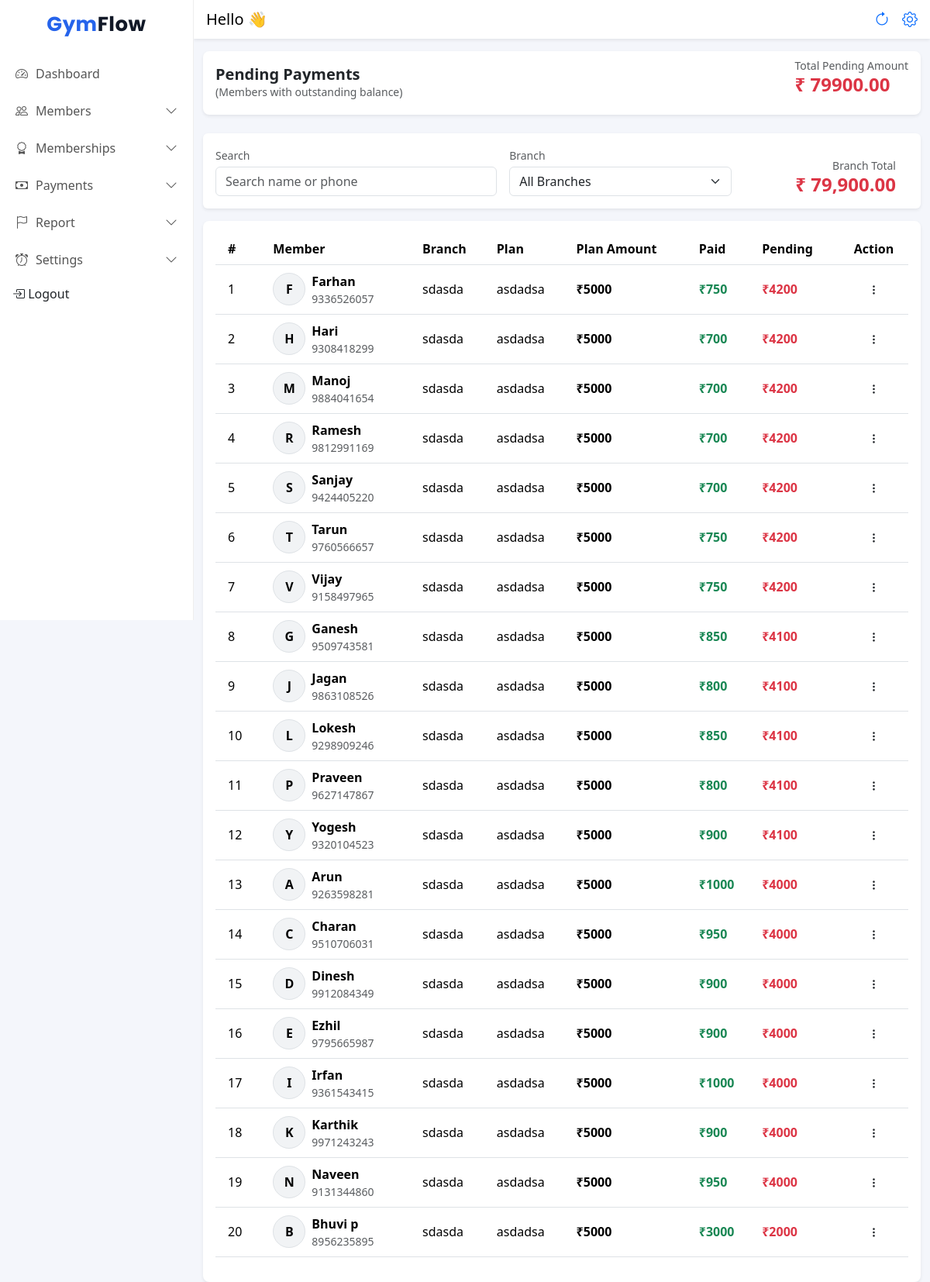
Screenshot of /pending-payments/ (signed in) with the database file from the repository.
### frontend/models.py (models this page shows, shortened)
class Member(models.Model):
    STATUS_CHOICES = (
        ('active', 'Active'),
        ('expiring', 'Expiring Soon'),
        ('expired', 'Expired'),
    )
    is_deleted = models.BooleanField(default=False)
    DOB=models.DateField(null=True,blank=True)
    gym = models.ForeignKey(Gym, on_delete=models.CASCADE, related_name="members")
    branch = models.ForeignKey(Branch, on_delete=models.CASCADE, related_name="members")
    name = models.CharField(max_length=100)
    phone = models.CharField(max_length=15)
    join_date = models.DateField(default=date.today)
    photo = models.ImageField(upload_to="members/", blank=True, null=True)
    plan = models.ForeignKey(MembershipPlan, on_delete=models.SET_NULL, null=True, blank=True)
    start_date = models.DateField(null=True)
    expiry_date = models.DateField()
    security_deposit = models.DecimalField(max_digits=10, decimal_places=2, default=0)
    status = models.CharField(max_length=10, choices=STATUS_CHOICES, default='active')
    created_at = models.DateTimeField(auto_now_add=True)

class Branch(models.Model):
    gym = models.ForeignKey(Gym, on_delete=models.CASCADE, related_name="branches")
    name = models.CharField(max_length=100)
    address = models.TextField(blank=True)
    phone = models.CharField(max_length=15, blank=True)
    created_at = models.DateTimeField(auto_now_add=True)
    class Meta:
        unique_together = ('gym', 'name')  # same gym can't have 2 branches with same name

class MembershipPlan(models.Model):
    branch = models.ForeignKey(Branch, on_delete=models.CASCADE, related_name="plans")
    name = models.CharField(max_length=50)  # Monthly / Quarterly
    duration_days = models.PositiveIntegerField()
    start_date = models.DateField(null=True)
    end_date = models.DateField(null=True)
    price = models.DecimalField(max_digits=8, decimal_places=2)
    is_active = models.BooleanField(default=True)
    created_at = models.DateTimeField(auto_now_add=True)
    class Meta:
        unique_together = ('branch', 'name')  # same branch can't have same plan name twice

### frontend/views.py (the view)
# urls.py: path("pending-payments/", pending_payments_page, name="pending_payments"),
@login_required
@owner_or_trainer
def pending_payments_page(request):
    gym = request.user.gym
    q = (request.GET.get("q") or "").strip()
    branch_id = (request.GET.get("branch") or "").strip()
    money = DecimalField(max_digits=10, decimal_places=2)
    zero = Value(Decimal("0.00"))
    members_qs = (
        Member.objects
        .filter(gym=gym, plan__isnull=False)
        .select_related("plan", "branch")
    )
    if q:
        members_qs = members_qs.filter(Q(name__icontains=q) | Q(phone__icontains=q))
    if branch_id:
        members_qs = members_qs.filter(branch_id=branch_id)
    paid_subq = (
        Payment.objects
        .filter(
            gym=gym,
            member_id=OuterRef("pk"),
            coverage_start=OuterRef("start_date"),
            coverage_end=OuterRef("expiry_date"),
        )
        .values("member_id")
        .annotate(s=Coalesce(Sum("amount"), zero, output_field=money))
        .values("s")[:1]
    )
    discount_subq = (
        Payment.objects
        .filter(
            gym=gym,
            member_id=OuterRef("pk"),
            coverage_start=OuterRef("start_date"),
            coverage_end=OuterRef("expiry_date"),
        )
        .values("member_id")
        .annotate(d=Coalesce(Max("discount_amount"), zero, output_field=money))
        .values("d")[:1]
    )
    members_qs = (
        members_qs
        .annotate(
            plan_price=Coalesce(F("plan__price"), zero, output_field=money),
            paid_total=Coalesce(Subquery(paid_subq, output_field=money), zero, output_field=money),
            discount_amount=Coalesce(Subquery(discount_subq, output_field=money), zero, output_field=money),
        )
        .annotate(
            final_amount=Greatest(
                ExpressionWrapper(F("plan_price") - F("discount_amount"), output_field=money),
                zero,
                output_field=money,
            ),
            balance=Greatest(
                ExpressionWrapper(F("final_amount") - F("paid_total"), output_field=money),
                zero,
                output_field=money,
            ),
        )
        .filter(balance__gt=0)
        .order_by("-balance", "name")
    )
    pending_list = []
    for m in members_qs:
        pending_list.append({
            "member_id": m.id,
            "name": m.name,
            "phone": m.phone,
            "branch": m.branch.name if m.branch else "",
            "plan": m.plan.name if m.plan else "",
            "plan_price": m.plan_price,
            "paid": m.paid_total,
            "discount_amount": m.discount_amount,
            "final_amount": m.final_amount,
            "balance": m.balance,
            "photo": m.photo.url if m.photo else "",
        })
    branches = Branch.objects.filter(gym=gym).order_by("name")
    total_pending = sum((x["balance"] for x in pending_list), Decimal("0.00"))
    pending_members_count = len(pending_list)
    return render(request, "pending_payments.html", {
        "pending_list": pending_list,
        "branches": branches,
        "q": q,
        "branch_id": branch_id,
        "total_pending": total_pending,
        "pending_members_count": pending_members_count,
    })

### frontend/templates/pending_payments.html (shortened to what this page needs)
{% extends 'base.html' %}
{% load static %}
{% block content %}
<link rel="stylesheet" href="{% static 'css/modal_card.css' %}">
<div class="container-fluid">
  <div class="row mb-4 mt-3 ">
    <div class="col-12">
      <div class="d-flex justify-content-between align-items-center shadow-sm bg-white py-2 px-3 rounded-3">
        <div>
          <h5 class="fw-semibold mb-0">
            Pending Payments
          </h5>
          <p class="text-muted small mb-0">
            (Members with outstanding balance)
          </p>
        </div>
        <div class="bg-white  rounded-3 d-flex justify-content-between align-items-center mb-3">
          <div>
            <div class="text-muted small">Total Pending Amount</div>
            <div class="h4 fw-bold text-danger mb-0">₹ <span id="totalPendingTops">{{total_pending}}</span></div>
          </div>
        </div>
      </div>
    </div>
  </div>
  <div class="card shadow-sm border-0 mb-3">
    <div class="card-body">
      <div class="row g-3 align-items-end">
        <div class="col-12 col-md-5">
          <label class="form-label small text-muted mb-1">Search</label>
          <input type="text" id="searchInput" class="form-control" placeholder="Search name or phone">
        </div>
        <div class="col-12 col-md-4">
          <label class="form-label small text-muted mb-1">Branch</label>
          <select id="branchFilter" class="form-select">
            <option value="">All Branches</option>
          </select>
        </div>
        <div class="col-12 col-md-3">
          <div class=" px-3  text-md-end">
            <div class="text-muted small">Branch Total</div>
            <div class="h4 fw-bold text-danger mb-0">
              ₹ <span id="totalPendingTop">{{ total_pending|floatformat:2 }}</span>
            </div>
          </div>
        </div>
      </div>
    </div>
  </div>
  <div class="row">
    <div class="col-12">
      <div class="card shadow-sm border-0 rounded-3">
        <div class="card-body table-responsive">
          <div class="table-responsive">
            <table class="table table-hover align-middle mb-3" id="pendingTable">
              <thead class="table">
                <tr>
                  <th class="px-3">#</th>
                  <th>Member</th>
                  <th>Branch</th>
                  <th>Plan</th>
                  <th>Plan Amount</th>
                  <th>Paid</th>
                  <th>Pending</th>
                  <th class="text-center">Action</th>
                </tr>
              </thead>
              <tbody>
                {% for r in pending_list %}
                <tr>
                  <td class="px-3">{{ forloop.counter }}</td>
                  <td>
                    <div class="d-flex align-items-center gap-2">
                      {% if r.photo %}
                      <img src="{{ r.photo }}" width="42" height="42" class="rounded-circle border"
                        style="object-fit:cover;">
                      {% else %}
                      <div class="rounded-circle border d-flex align-items-center justify-content-center"
                        style="width:42px;height:42px;background:#f1f3f5;font-weight:600;">
                        {{ r.name|slice:":1"|upper }}
                      </div>
                      {% endif %}
                      <div>
                        <div class="fw-semibold">{{ r.name }}</div>
                        <div class="text-muted small">{{ r.phone }}</div>
                      </div>
                    </div>
                  </td>
                  <td>{{ r.branch }}</td>
                  <td>{{ r.plan }}</td>
                  <td class="fw-semibold">₹{{ r.plan_price }}</td>
                  <td class="text-success fw-semibold">₹{{ r.paid }}</td>
                  <td class="text-danger fw-bold">₹{{ r.balance }}</td>
                  <td class="text-center py-3">
                    <div class="dropdown action-dropdown">
                      <button class="btn  btn-sm "
                              type="button"
                              data-bs-toggle="dropdown"
                              aria-expanded="false">
                        <i class="bi bi-three-dots-vertical"></i>
                      </button>
                    </div>
                  </td>
                </tr>
                {% endfor %}
              </tbody>
            </table>
          </div>
        </div>
      </div>
    </div>
  </div>
</div>
{% endblock %}

### frontend/static/css/dashboard.css (style rules this page uses)
body { background-color: #f5f7fb; overflow-x: hidden; }
.table { margin-bottom: 0; }

### frontend/templates/base.html (style rules this page uses)
body { background: #f4f6fb; }

### rows the page displays
Member: name "F", name "Farhan", phone "9336526057"
Branch: branch "sdasda" "sdasda" "sdasda" "sdasda" "sdasda" "sdasda" "sdasda" "sdasda" "sdasda" "sdasda" "sdasda" "sdasda" "sdasda" "sdasda" "sdasda" "sdasda" "sdasda" "sdasda" "sdasda" "sdasda"
MembershipPlan: plan "asdadsa" "asdadsa" "asdadsa" "asdadsa" "asdadsa" "asdadsa" "asdadsa" "asdadsa" "asdadsa" "asdadsa" "asdadsa" "asdadsa" "asdadsa" "asdadsa" "asdadsa" "asdadsa" "asdadsa" "asdadsa" "asdadsa" "asdadsa"
Member: name "H", name "Hari", phone "9308418299"
Member: name "M", name "Manoj", phone "9884041654"
Member: name "R", name "Ramesh", phone "9812991169"
Member: name "S", name "Sanjay", phone "9424405220"
Member: name "T", name "Tarun", phone "9760566657"
Member: name "V", name "Vijay", phone "9158497965"
Member: name "G", name "Ganesh", phone "9509743581"
Member: name "J", name "Jagan", phone "9863108526"
Member: name "L", name "Lokesh", phone "9298909246"
Member: name "P", name "Praveen", phone "9627147867"
Member: name "Y", name "Yogesh", phone "9320104523"
Member: name "A", name "Arun", phone "9263598281"
Member: name "C", name "Charan", phone "9510706031"
Member: name "D", name "Dinesh", phone "9912084349"
Member: name "E", name "Ezhil", phone "9795665987"
Member: name "I", name "Irfan", phone "9361543415"
Member: name "K", name "Karthik", phone "9971243243"
Member: name "N", name "Naveen", phone "9131344860"
Member: name "B", name "Bhuvi p", phone "8956235895"

### other values shown
{{ total_pending }} "79900.00"
{{ total_pending|floatformat:2 }} "79,900.00"
{{ r.plan_price }} "5000" "5000" "5000" "5000" "5000" "5000" "5000" "5000" "5000" "5000" "5000" "5000" "5000" "5000" "5000" "5000" "5000" "5000" "5000" "5000"
{{ r.paid }} "750" "700" "700" "700" "700" "750" "750" "850" "800" "850" "800" "900" "1000" "950" "900" "900" "1000" "900" "950" "3000"
{{ r.balance }} "4200" "4200" "4200" "4200" "4200" "4200" "4200" "4100" "4100" "4100" "4100" "4100" "4000" "4000" "4000" "4000" "4000" "4000" "4000" "2000"
